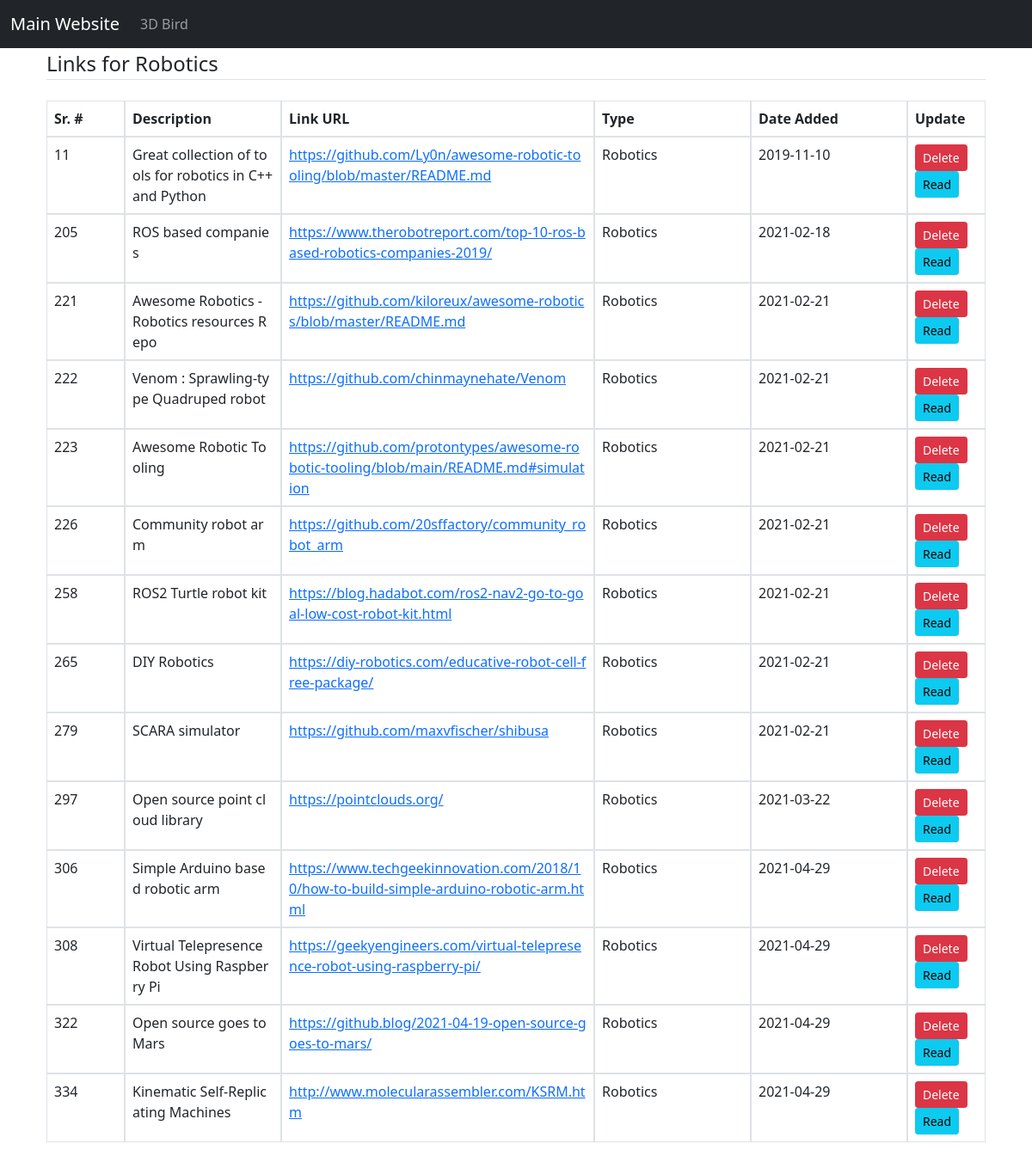
/Links/Robotics, run on the app's committed database.
### flask_app.py (models this page shows)
class links(db.Model):
    id = db.Column(db.Integer, primary_key = True)
    link_name = db.Column(db.String(100), nullable = False)
    link_url = db.Column(db.String(200), nullable = False)
    link_type = db.Column(db.String(40), nullable = False)
    read = db.Column(db.Boolean, default = False, nullable = False)
    date_created = db.Column(db.Date, default = datetime.utcnow)
    date_read = db.Column(db.Date)

### flask_app.py (the view)
@app.route('/Links/<string:type>')
def type_links(type):
    type_links = links.query.filter_by(link_type = type).all()
    return render_template('type_links.html', type_links = type_links, type_title = type)

### templates/type_links.html (shortened to what this page needs)
{% extends "base.html" %}
{% block page_content %}
<legend class="border-bottom mb-4">Links for {{ type_title }} </legend>
<div class="container-fluid">
  <table class="table table-bordered">
      <thead>
        <tr class="row">
            <th class="col-sm-1">Sr. #</th>
            <th class="col-sm-2">Description </th>
            <th class="col-sm-4">Link URL</th>
            <th class="col-sm-2">Type</th>
            <th class="col-sm-2">Date Added</th>
            <th class="col-sm-1">Update</th>
        </tr>
      </thead>
      <tbody>
       {% for link in type_links %}
       <tr class="row">
        <td class="col-sm-1"> {{ link.id }} </td>
        <td style="word-break: break-all" class="col-sm-2"> {{ link.link_name }} </td>
        <td style="word-break: break-all" class="col-sm-4"><a href="{{ link.link_url }}">{{ link.link_url }}</a></td>
        <td class="col-sm-2"> {{ link.link_type }} </td>
        <td class="col-sm-2"> {{ link.date_created }} </td>
        <td class="col-sm-1">
          <a class="btn btn-danger btn-sm" href="/delete/{{ link.id }}" role="button">Delete</a>
          <a class="btn btn-info btn-sm" href="/read/{{ link.id }}">Read</a>
        </td>
       </tr>
      </tbody>
       {% endfor %}
    </table>
  </div>
{% endblock %}

### data on the page
links: id "11", link_name "Great collection of tools for robotics in C++ and Python", link_url "https://github.com/Ly0n/awesome-robotic-tooling/blob/master/README.md", link_type "Robotics", date_created "2019-11-10"
links: id "205", link_name "ROS based companies", link_url "https://www.therobotreport.com/top-10-ros-based-robotics-companies-2019/", link_type "Robotics", date_created "2021-02-18"
links: id "221", link_name "Awesome Robotics - Robotics resources Repo", link_url "https://github.com/kiloreux/awesome-robotics/blob/master/README.md", link_type "Robotics", date_created "2021-02-21"
links: id "222", link_name "Venom : Sprawling-type Quadruped robot", link_url "https://github.com/chinmaynehate/Venom", link_type "Robotics", date_created "2021-02-21"
links: id "223", link_name "Awesome Robotic Tooling", link_url "https://github.com/protontypes/awesome-robotic-tooling/blob/main/README.md#simulation", link_type "Robotics", date_created "2021-02-21"
links: id "226", link_name "Community robot arm", link_url "https://github.com/20sffactory/community_robot_arm", link_type "Robotics", date_created "2021-02-21"
links: id "258", link_name "ROS2 Turtle robot kit", link_url "https://blog.hadabot.com/ros2-nav2-go-to-goal-low-cost-robot-kit.html", link_type "Robotics", date_created "2021-02-21"
links: id "265", link_name "DIY Robotics", link_url "https://diy-robotics.com/educative-robot-cell-free-package/", link_type "Robotics", date_created "2021-02-21"
links: id "279", link_name "SCARA simulator", link_url "https://github.com/maxvfischer/shibusa", link_type "Robotics", date_created "2021-02-21"
links: id "297", link_name "Open source point cloud library", link_url "https://pointclouds.org/", link_type "Robotics", date_created "2021-03-22"
links: id "306", link_name "Simple Arduino based robotic arm", link_url "https://www.techgeekinnovation.com/2018/10/how-to-build-simple-arduino-robotic-arm.html", link_type "Robotics", date_created "2021-04-29"
links: id "308", link_name "Virtual Telepresence Robot Using Raspberry Pi", link_url "https://geekyengineers.com/virtual-telepresence-robot-using-raspberry-pi/", link_type "Robotics", date_created "2021-04-29"
links: id "322", link_name "Open source goes to Mars", link_url "https://github.blog/2021-04-19-open-source-goes-to-mars/", link_type "Robotics", date_created "2021-04-29"
links: id "334", link_name "Kinematic Self-Replicating Machines", link_url "http://www.molecularassembler.com/KSRM.htm", link_type "Robotics", date_created "2021-04-29"

### other printed values
{{ type_title }} "Robotics"
